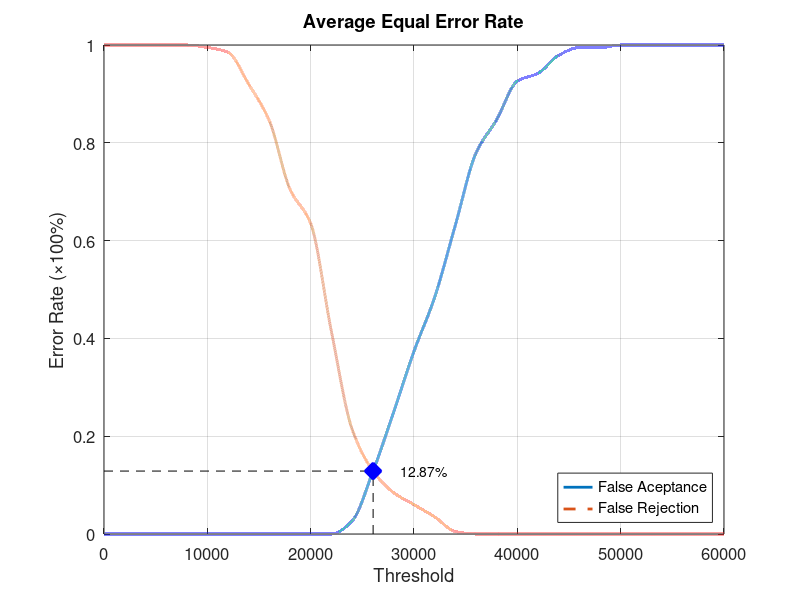
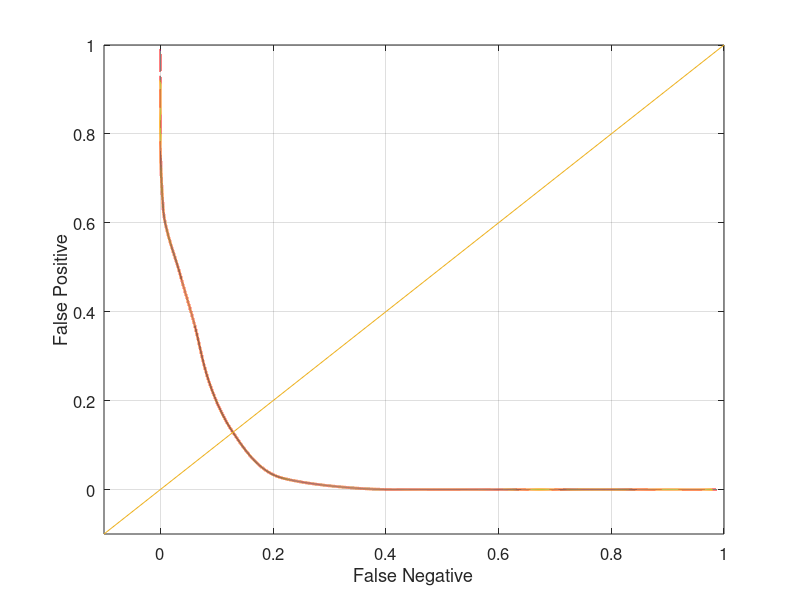

MATLAB code for these plots, in order:
function yEER = Database1_4
close all;
clear;
clc;
x = 0:2000:60000;
xq = 0:0.5:60000;

y0 = [0 0 0 0 0 0 0 0 0 0 0 0 0.0263158 0.126316 0.247368 0.373684 0.484211 0.631579 0.778947 0.847368 0.926316 0.942105 0.978947 0.994737 0.994737 1 1 1 1 1 1];
yy0 = interp1(x, y0, xq, 'pchip');
y1 = [1 1 1 1 1 0.995 0.985 0.92 0.845 0.705 0.635 0.415 0.215 0.13 0.085 0.06 0.035 0.005 0 0 0 0 0 0 0 0 0 0 0 0 0];
yy1 = interp1(x, y1, xq, 'pchip');

% Calculating EER: 
y2 = abs(y0 - y1);
find(y2 == min(y2))
yy2 = abs(yy0 - yy1);
xEER = find(yy2 == min(yy2));
xEERIndex = xq(xEER) % X-axis EER
yEER = yy0(xEER) % Y-axis EER

main = figure
plot(xq, yy0,'-','LineWidth', 2);	hold on
plot(xq, yy1,'--','LineWidth', 2);	hold on
plot([xEERIndex xEERIndex], [0 yEER], 'k--');	hold on
plot([0 xEERIndex], [yEER yEER], 'k--');	hold on
plot(xEERIndex, yEER, 'bx', 'LineWidth', 10);	hold on
text(xEERIndex + 10 * xEERIndex / 100, yEER, [num2str(round((10000 * yEER)) / 100) '%'])
legend('False Aceptance', 'False Rejection', 'Location', 'SouthEast')
xlabel('Threshold')
ylabel('Error Rate (\times100%)')
title('Average Equal Error Rate')
set(gca, 'FontSize', 12)
axis([0 60000 0 1])
grid on

print(main, 'Database1_4Main', '-dpng');
FNRxFPR = figure('Color', [1 1 1]);
plot(yy1, yy0, '-', yy1, yy0, 'LineWidth', 2);
hold on
y = -0.1:0.1:1
plot(y, y); 
set(gca, 'FontSize', 12)
xlabel('False Negative')
ylabel('False Positive')
axis([-0.1 1 -0.1 1])
set(gca, 'FontSize', 12)
grid on

print(FNRxFPR, 'Database1_4FNRxFPR','-dpng');
end
